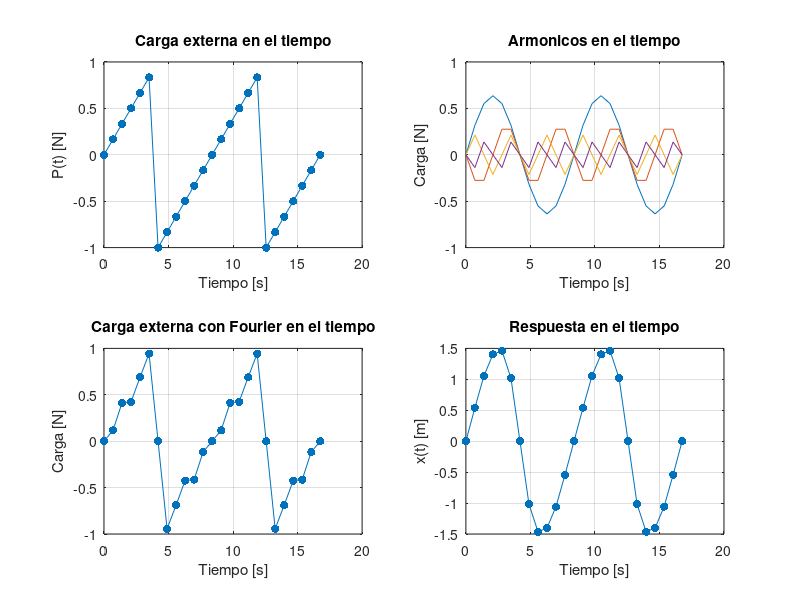

MATLAB code for this plot:
function ej3; clc;close all;
    % Parametros del sistema con un grado de libertad
    m = 1; % Masa [kg]
    k = 1; % Rigidez [N/m]
    wn = sqrt(k/m); % Frecuencia natural [rad/s]
    T = 2*pi/wn; % Periodo [s]
    

    % Parametros de la carga externa
    Po = 1; % Amplitud de carga externa [N]
    Tp = T*4/3; % Periodo de carga externa [s]
    wp = 2*pi/Tp; % Frecuencia de carga externa [rad/s]
    dt = 30*pi/(wp*180); % Paso de tiempo [s]
    tg = 0:dt:Tp*2; % Vector de tiempo [s]

    zitta = 0; % Coeficiente de amortiguamiento
    betta = wp/wn; % Relacion de frecuencias

    n = 4; % Cantidad de armonicos

    %calculo de los coeficientes de Fourier

    bn = zeros(n,1); % Coeficientes de Fourier bn
    for j = 1:n
        bn(j) = -(2*Po)/(pi*j)*(-1)^j; % Coeficiente de Fourier bn
    end

    % Pt = carga(tg,n,Po,wp); % Carga externa en el tiempo
    armonicos = armo(tg,wp,bn,n); % Armonicos
    Pt_fourier = carga_f2(n,armonicos); % Carga externa con Fourier
    Pt = carga(tg,Tp,Po); % Carga externa en el tiempo
    xt = respuesta(tg,bn,n,wp,k,zitta,betta); % Respuesta en el tiempo

    % Mostramos la carga externa en el tiempo
    figure;
    subplot(2,2,1);
    plot(tg,Pt);
    hold on
    scatter(tg,Pt,'filled');
    hold off
    title("Carga externa en el tiempo");
    xlabel("Tiempo [s]");
    ylabel("P(t) [N]");
    grid on;

    % Mostramos los armonicos en el tiempo
    subplot(2,2,2);
    plot(tg,armonicos);
    title("Armonicos en el tiempo");
    xlabel("Tiempo [s]");
    ylabel("Carga [N]");
    grid on;

    % Mostramos la carga externa con Fourier en el tiempo
    subplot(2,2,3);
    plot(tg,Pt_fourier);
    hold on
    scatter(tg,Pt_fourier,'filled');
    hold off
    title("Carga externa con Fourier en el tiempo");
    xlabel("Tiempo [s]");
    ylabel("Carga [N]");
    grid on;

    % Mostramos la respuesta en el tiempo
    subplot(2,2,4);
    plot(tg,xt);
    hold on
    scatter(tg,xt,'filled');
    hold off
    title("Respuesta en el tiempo");
    xlabel("Tiempo [s]");
    ylabel("x(t) [m]");
    grid on;

end

function Pt =carga(t,tp,Po) % Calculo de la carga externa en el tiempo
    Pt = zeros(1,length(t));
    for i = 1:length(t)
        t_mod = mod(t(i),tp); % mod() devuelve el resto de la division de t(i) por tp
        Pt(i) = (t_mod>=0 && t_mod<tp/2).*(2/tp*t_mod) + (t_mod>=tp/2 && t_mod<tp).*(2/tp*t_mod-2*Po);
    end

end


function Pt_fourier = carga_f2(n,armonicos) % Calculo de la carga externa con Fourier
    Pt_fourier = zeros(1,length(armonicos)); % Definimos el tamaño de la carga externa con Fourier [N] en funcion de los armonicos
    for j = 1:n
        Pt_fourier = Pt_fourier + armonicos(j,:); % Realizamos la suma de los armonicos
    end
end

function arm = armo(t,wp,bn,n) % Calculo de los armonicos
    arm = zeros(n,length(t)); % Definimos el tamaño de los armonicos en funcion de la cantidad armonicos y el tiempo
    for i = 1:length(t)
        for j = 1:n
            arm(j,i) =  bn(j)*sin(j*wp*t(i)); % Se calcula el valor de cada armonico en cada instante de tiempo
        end
    end
end

function xt = respuesta(tg,bn,n,wp,k,zitta,betta) % Calculo de la respuesta en el tiempo
    phi = zeros(n,1); % Fase de cada armonico
    H = zeros(n,1); % Funcion de transferencia de cada armonico

    for j = 1:n
        phi(j) = atan((2*zitta*betta*j)/(1-betta^2*j^2)); % Fase de cada armonico
        H(j) = 1/(k*sqrt((1-j^2*betta^2)^2+(2*zitta*j*betta)^2)); % Funcion de transferencia de cada armonico
    end

    xt = zeros(1,length(tg)); % vector que almacena la respuesta en el tiempo 

    for i = 1:length(tg)
        for j = 1:n
            xt(i) = xt(i) + bn(j)*H(j)*sin(j*wp*tg(i)-phi(j)); % Se calcula el valor de cada armonico en cada instante de tiempo
        end
    end
end